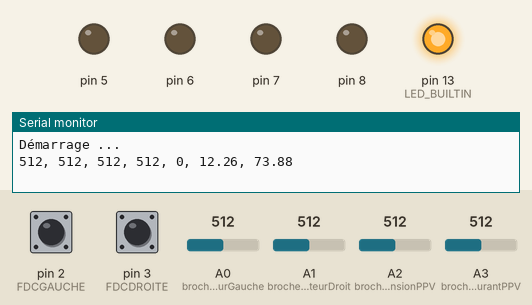
This program was run on a simulated Arduino Uno, built with avr-gcc and run on an emulated ATmega328P. Parts: output pins drawn as LEDs (lit = HIGH), the last lines printed to the serial monitor. The test bench sets the inputs (shaded band); at power-on: pin 2 (FDCGAUCHE) HIGH, pin 3 (FDCDROITE) HIGH, A0 (brocheCapteurGauche) = 512, A1 (brocheCapteurDroit) = 512, A2 (brocheMesureTensionPPV) = 512, A3 (brocheMesureCourantPPV) = 512.

Above: at 1.2 s.
1.3 s: pin 2 (FDCGAUCHE) pulled LOW for 0.15 s
At 2.2 s:
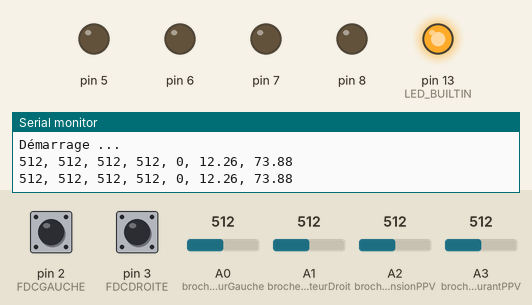
3.0 s: pin 3 (FDCDROITE) pulled LOW for 0.15 s
At 3.1 s:
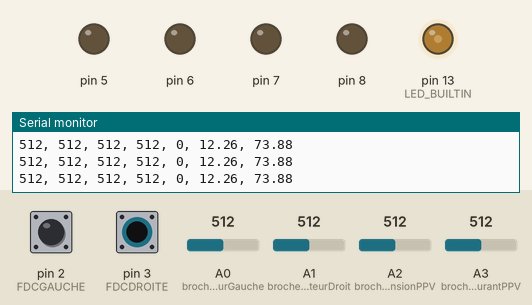
4.6 s: pin 3 (FDCDROITE) pulled LOW for 1 s
At 6.8 s:
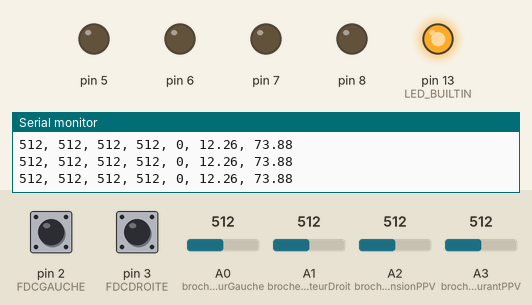
7.1 s: pin 3 (FDCDROITE) pulled LOW for 3.2 s
At 8.0 s:
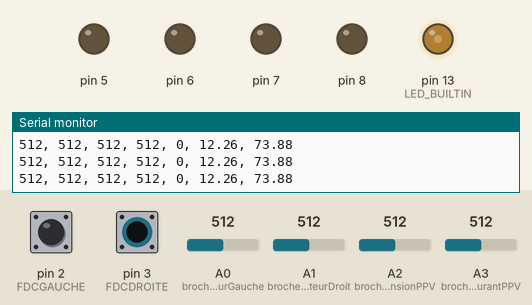
11.8 s: pin 2 (FDCGAUCHE) pulled LOW for 3.2 s
At 12.3 s:
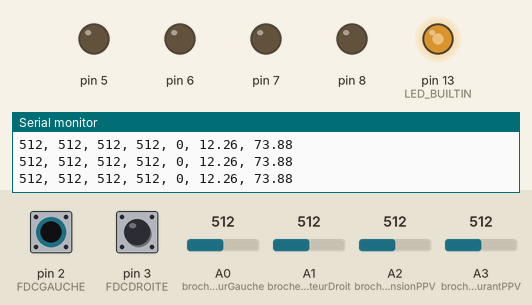
Timing chart, 0 to 16.5 s (numbered marks = the images above; inputs shaded):
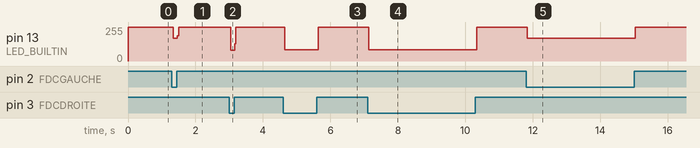

The program:

main.cpp
```cpp
// (licence header left out)
#include <Arduino.h>
#include "DRVL298NMotorShield.h"

#define FDCGAUCHE 2
#define FDCDROITE 3
#define CDEMOTEURDIR 5
#define CDEMOTEURPWM 6
#define brocheCapteurDroit A1
#define brocheCapteurGauche A0
#define brocheMesureTensionPPV A2
#define brocheMesureCourantPPV A3
#define TE 100 // Durée d'échantillonage en milliseconde

unsigned long old_time = millis();
uint16_t n_TE = 0;

DRVL298NMotorShield drv(CDEMOTEURDIR, CDEMOTEURPWM, 7, 8, true, false);  //**  Pilotage du moteur à courant continu

float u_ppv_v(int u_ppv_raw);
float i_ppv_mA(int i_ppv_raw);
bool fdc_gauche();
bool fdc_droite();

void setup() {
  // put your setup code here, to run once:
  pinMode(LED_BUILTIN, OUTPUT);
  pinMode(FDCGAUCHE, INPUT_PULLUP);
  digitalWrite(FDCGAUCHE, HIGH); // Activation de la résistance de pull up
  pinMode(FDCDROITE, INPUT_PULLUP);
  digitalWrite(FDCDROITE, HIGH);
  pinMode(brocheCapteurDroit, INPUT);
  pinMode(brocheCapteurGauche, INPUT);
  // Positionner le panneau à gauche à la mise sous tension
  while (fdc_gauche() == 0) {
    drv.setSpeeds(-150, 0);
  }
  Serial.begin(9600);
  Serial.println("Démarrage ...");
}


void loop() {
  /**
   * @brief Boucle de régulation tout ou rien de la position azimutale du panneau
   *        monitoring des informations sur le port série toutes les 1s
   *        ecoute du port série toutes les 0,1s
   *
   */

  // Signalisation de l'état des fin de course sur la LED intégrée
  if (digitalRead(FDCGAUCHE))
    digitalWrite(LED_BUILTIN, HIGH);
  else
    digitalWrite(LED_BUILTIN, LOW);

  if (digitalRead(FDCDROITE))
    digitalWrite(LED_BUILTIN, HIGH);
  else
    digitalWrite(LED_BUILTIN, LOW);

  // Régulation de l'azimut toutes les 0,1s
  if ((millis() - old_time) >= TE ) {
    int lumD = analogRead(brocheCapteurDroit);
    int lumG = analogRead(brocheCapteurGauche);
    int u_ppv = analogRead(brocheMesureTensionPPV);
    int i_ppv = analogRead(brocheMesureCourantPPV);
    int ecart = lumG - lumD;

    if (ecart > 30 & !fdc_gauche()) {
      drv.setSpeeds(-150, 0);
    }
    else if (ecart < -30 & !fdc_droite()) {
      drv.setSpeeds(150, 0);
    }
    else {
      drv.setSpeeds(0, 0);
    }
    n_TE++; // Incrémenter le compteur de période d'échantillonage

    //** printing raw values : lumG lumD Ecart_G-D tensionPPV courantPPV every second
    if(n_TE == 10) {

      Serial.print(lumG);
      Serial.print(", ");
      Serial.print(lumD);
      Serial.print(", ");
      Serial.print(u_ppv);
      Serial.print(", ");
      Serial.print(i_ppv);
      Serial.print(", ");
      Serial.print(lumG - lumD);
      Serial.print(", ");
      Serial.print(u_ppv_v(u_ppv));
      Serial.print(", ");
      Serial.println(i_ppv_mA(i_ppv));
      n_TE = 0;
    }
    old_time = millis();
  }

}


/**
 * @brief retourne la mesure de la tension du panneau photovoltaïque en Volt
 *
 * @param u_ppv_raw
 * @return float
 */
float u_ppv_v(int u_ppv_raw) {
  return u_ppv_raw * 5 * 9.81 / 1024 /2;

}

/**
 * @brief retourne la mesure du courant délivré par le panneau photovoltaïque en milliAmpère
 *
 * @param i_ppv_raw
 * @return float
 */
float i_ppv_mA(int i_ppv_raw) {
  return -0.5725 * i_ppv_raw + 367;  //378.4
}

/**
 * @brief retourne l'état du fin de course droit
 *
 * @return true
 * @return false
 */
bool fdc_droite() {
  return digitalRead(FDCDROITE);
}

/**
 * @brief retourne l'état du fin de course gauche
 *
 * @return true
 * @return false
 */
bool fdc_gauche() {
  return digitalRead(FDCGAUCHE);
}
```

DRVL298NMotorShield.cpp
```cpp
/**
 * 	@file 	DRVL298NMotorShield.cpp
 *	@brief 	Pilotage de deux moteurs à courant continu,
 *			deux sens de marche,
 *			contrôle des vitesses en MLI
 * 	@date 	28 avr. 2019
 * 	@author patrice
 * 	@version 0.1
 */

#include "DRVL298NMotorShield.h"
#include "Arduino.h"

DRVL298NMotorShield::DRVL298NMotorShield(uint8_t mgDir, uint8_t mgPwm, uint8_t mdDir, uint8_t mdPwm, bool mgFlip, bool mdFlip)
	: _mgDir(mgDir), _mgPwm(mgPwm), _mdDir(mdDir), _mdPwm(mdPwm), _mgFlip(mgFlip), _mdFlip(mdFlip) {
		/**
		 * @brief Construct a new pin Mode object
		 *
		 */
		pinMode(_mgDir, OUTPUT);
		pinMode(_mgPwm, OUTPUT);
		pinMode(_mdDir, OUTPUT);
		pinMode(_mdPwm, OUTPUT);
	}


DRVL298NMotorShield::~DRVL298NMotorShield() {
	// TODO Auto-generated destructor stub
}


void DRVL298NMotorShield::setSpeeds(int speedLeft, int speedRight) const {
	/**
	 * 	@brief Fixer les vitesses des moteurs droit et gauche
	 * 	@param speedLeft Vitesse moteur gauche bornée à 255 positif avant négatif arrière
	 *	@param speedRight Vitesse moteur droit bornée à 255 positif avant négatif arrière
	 */

	setSpeed_left(speedLeft);
	setSpeed_right(speedRight);

}


void DRVL298NMotorShield::setSpeed_left(int speed) const {
	/**
	 * 	@brief Fixer la vitesse du moteur gauche (OUT2)
	 * 	@param speed Vitesse moteur gauche bornée à 255 positif avant négatif arrière
	 */

	bool dirLeft = 0;

	// Changement du signe des vitesses selon l'attribut Flip
	if(_mgFlip)
		speed = -speed;


	// Traitement de la vitesse du moteur gauche
	if(speed < 0) {
		speed = -speed;
		dirLeft = 1;
	}
	if(speed > 255)
		speed = 255;

	// Ecriture du sens de rotation
	digitalWrite(_mgDir, dirLeft);

	// Ecriture de la vitesse moteur gauche
	if(dirLeft)
		analogWrite(_mgPwm, 255 - speed);
	else
		analogWrite(_mgPwm, speed);

}


void DRVL298NMotorShield::setSpeed_right(int speed) const {
	/**
	 * 	@brief Fixer la vitesse du moteur droit (out3)
	 *	@param speed Vitesse moteur droit bornée à 255 positif avant négatif arrière
	 */
	bool dirRight = 0;

	// Changement du signe de la vitesse selon l'attribut Flip
	if(_mdFlip)
		speed = -speed;

	// Traitement de la vitesse du moteur droit
	if(speed < 0) {
		speed = -speed;
		dirRight = 1;
	}
	if(speed > 255)
		speed = 255;

	// Ecriture du sens de rotation droit
	digitalWrite(_mdDir, dirRight);

	// Ecriture de la vitesse moteur droit
	if(dirRight)
		analogWrite(_mdPwm, 255 - speed);
	else
		analogWrite(_mdPwm, speed);

}
```

DRVL298NMotorShield.h
```cpp
/**
 * 	@file 	DRVL298NMotorShield.h
 *	@brief 	Pilotage de deux moteurs à courant continu,
 *			deux sens de marche,
 *			contrôle des vitesses en MLI
 * 	@date 	28 avr. 2019
 * 	@author patrice
 * 	@version 0.1
 */

#ifndef DRVL298NMOTORSHIELD_H_
#define DRVL298NMOTORSHIELD_H_

#include "Arduino.h"

class DRVL298NMotorShield {
private:
	const uint8_t _mgDir; // pin de contrôle de la direction pour le moteur gauche IN3
	const uint8_t _mgPwm; // pin de contrôle de la vitess pour le moteur gauche IN4
	const uint8_t _mdDir; // pin de contrôle de la direction pour le moteur droit IN2
	const uint8_t _mdPwm; // pin de contrôle de la vitess pour le moteur droit IN1
	const bool _mgFlip;   // bit pour inverser le sens de rotation du moteur gauche
	const bool _mdFlip;   // bit pour inverser le sens de rotation du moteur droit
public:
	DRVL298NMotorShield(uint8_t mgDir, uint8_t mgPwm, uint8_t mdDir, uint8_t mdPwm, bool mgFlip, bool mdFlip);
	virtual ~DRVL298NMotorShield();
	void setSpeeds(int speedLeft, int speedRight) const;  // Vitesse comprise entre -255 et 255, positif = marche avant
	void setSpeed_left(int speed) const;
	void setSpeed_right(int speed) const;
};

#endif /* DRVL298NMOTORSHIELD_H_ */
```

Measured:
- after the input at 1.3 s, pin 13 (LED_BUILTIN): 255/255 → 169/255 at once, → 255/255 0.12 s later
- after the input at 3.0 s, pin 13 (LED_BUILTIN): 255/255 → 82/255 at once, → 255/255 0.12 s later
- after the input at 4.6 s, pin 13 (LED_BUILTIN): 255/255 → 86/255 at once, → 255/255 1.0 s later
- after the input at 7.1 s, pin 13 (LED_BUILTIN): 255/255 → 86/255 at once, → 255/255 3.2 s later
- after the input at 11.8 s, pin 13 (LED_BUILTIN): 255/255 → 169/255 at once, → 255/255 3.2 s later
